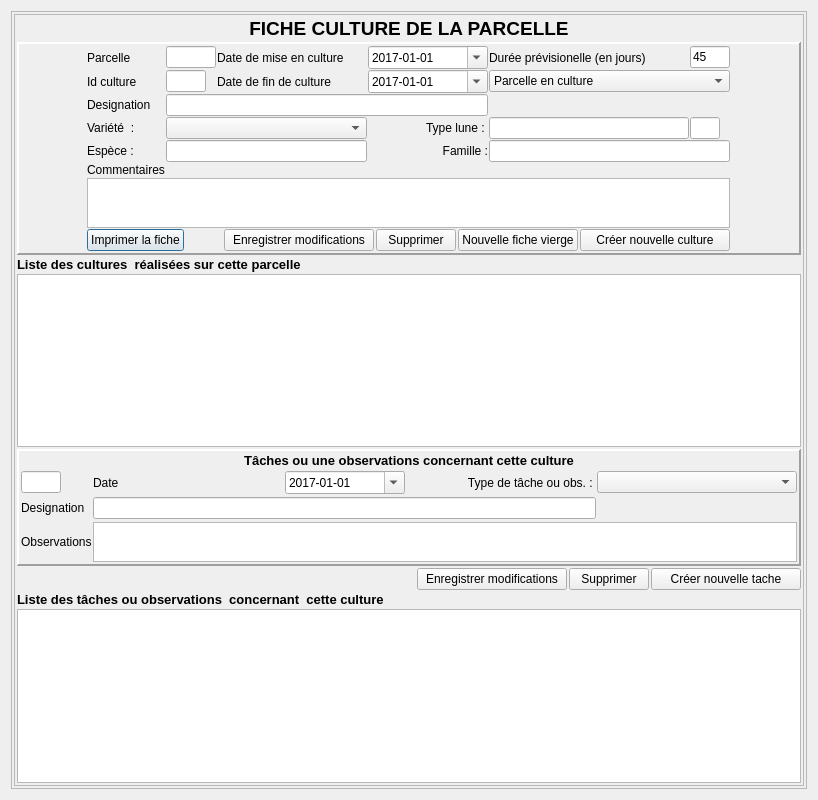
<?xml version="1.0" encoding="UTF-8"?>
<ui version="4.0">
 <class>Database</class>
 <widget class="QDialog" name="Database">
  <property name="geometry">
   <rect>
    <x>0</x>
    <y>0</y>
    <width>818</width>
    <height>800</height>
   </rect>
  </property>
  <property name="minimumSize">
   <size>
    <width>800</width>
    <height>600</height>
   </size>
  </property>
  <property name="maximumSize">
   <size>
    <width>1000</width>
    <height>1024</height>
   </size>
  </property>
  <property name="windowTitle">
   <string>FICHE CULTURE</string>
  </property>
  <property name="windowIcon">
   <iconset resource="openjardin.qrc">
    <normaloff>:/images/icones/champ.png</normaloff>:/images/icones/champ.png</iconset>
  </property>
  <property name="autoFillBackground">
   <bool>true</bool>
  </property>
  <layout class="QVBoxLayout" name="verticalLayout">
   <item>
    <widget class="QScrollArea" name="scrollArea">
     <property name="widgetResizable">
      <bool>true</bool>
     </property>
     <widget class="QWidget" name="scrollAreaWidgetContents">
      <property name="geometry">
       <rect>
        <x>0</x>
        <y>0</y>
        <width>798</width>
        <height>780</height>
       </rect>
      </property>
      <layout class="QHBoxLayout" name="horizontalLayout_3">
       <property name="spacing">
        <number>2</number>
       </property>
       <property name="leftMargin">
        <number>2</number>
       </property>
       <property name="topMargin">
        <number>2</number>
       </property>
       <property name="rightMargin">
        <number>2</number>
       </property>
       <property name="bottomMargin">
        <number>2</number>
       </property>
       <item>
        <widget class="QFrame" name="frame">
         <property name="maximumSize">
          <size>
           <width>1000</width>
           <height>1200</height>
          </size>
         </property>
         <property name="frameShape">
          <enum>QFrame::StyledPanel</enum>
         </property>
         <property name="frameShadow">
          <enum>QFrame::Raised</enum>
         </property>
         <layout class="QVBoxLayout" name="verticalLayout_6">
          <property name="spacing">
           <number>2</number>
          </property>
          <property name="leftMargin">
           <number>2</number>
          </property>
          <property name="topMargin">
           <number>2</number>
          </property>
          <property name="rightMargin">
           <number>2</number>
          </property>
          <property name="bottomMargin">
           <number>2</number>
          </property>
          <item>
           <layout class="QVBoxLayout" name="verticalLayout_5">
            <item>
             <widget class="QLabel" name="label_9">
              <property name="font">
               <font>
                <pointsize>14</pointsize>
                <weight>75</weight>
                <bold>true</bold>
               </font>
              </property>
              <property name="text">
               <string>FICHE CULTURE DE LA PARCELLE</string>
              </property>
              <property name="alignment">
               <set>Qt::AlignCenter</set>
              </property>
             </widget>
            </item>
            <item>
             <widget class="QFrame" name="frame_3">
              <property name="frameShape">
               <enum>QFrame::Panel</enum>
              </property>
              <property name="frameShadow">
               <enum>QFrame::Raised</enum>
              </property>
              <property name="lineWidth">
               <number>2</number>
              </property>
              <layout class="QHBoxLayout" name="horizontalLayout_6">
               <property name="spacing">
                <number>2</number>
               </property>
               <property name="leftMargin">
                <number>2</number>
               </property>
               <property name="topMargin">
                <number>2</number>
               </property>
               <property name="rightMargin">
                <number>2</number>
               </property>
               <property name="bottomMargin">
                <number>2</number>
               </property>
               <item>
                <layout class="QGridLayout" name="gridLayout">
                 <property name="spacing">
                  <number>1</number>
                 </property>
                 <item row="1" column="0">
                  <widget class="QLabel" name="label_10">
                   <property name="text">
                    <string>Id culture</string>
                   </property>
                  </widget>
                 </item>
                 <item row="3" column="4">
                  <widget class="QLineEdit" name="lineEditDesign_Lune">
                   <property name="maximumSize">
                    <size>
                     <width>200</width>
                     <height>16777215</height>
                    </size>
                   </property>
                   <property name="readOnly">
                    <bool>true</bool>
                   </property>
                  </widget>
                 </item>
                 <item row="1" column="1">
                  <widget class="QLineEdit" name="lineEdit_id_cultures">
                   <property name="maximumSize">
                    <size>
                     <width>40</width>
                     <height>16777215</height>
                    </size>
                   </property>
                   <property name="readOnly">
                    <bool>true</bool>
                   </property>
                  </widget>
                 </item>
                 <item row="0" column="3">
                  <widget class="QDateEdit" name="dateEdit">
                   <property name="maximumSize">
                    <size>
                     <width>120</width>
                     <height>16777215</height>
                    </size>
                   </property>
                   <property name="inputMethodHints">
                    <set>Qt::ImhFormattedNumbersOnly</set>
                   </property>
                   <property name="dateTime">
                    <datetime>
                     <hour>0</hour>
                     <minute>0</minute>
                     <second>0</second>
                     <year>2017</year>
                     <month>1</month>
                     <day>1</day>
                    </datetime>
                   </property>
                   <property name="displayFormat">
                    <string>yyyy-MM-dd</string>
                   </property>
                   <property name="calendarPopup">
                    <bool>true</bool>
                   </property>
                  </widget>
                 </item>
                 <item row="1" column="2">
                  <widget class="QLabel" name="label_3">
                   <property name="text">
                    <string>Date de fin de culture</string>
                   </property>
                  </widget>
                 </item>
                 <item row="0" column="1">
                  <widget class="QLineEdit" name="lineEditIdParcelle">
                   <property name="maximumSize">
                    <size>
                     <width>50</width>
                     <height>16777215</height>
                    </size>
                   </property>
                   <property name="dragEnabled">
                    <bool>false</bool>
                   </property>
                   <property name="readOnly">
                    <bool>true</bool>
                   </property>
                  </widget>
                 </item>
                 <item row="5" column="0">
                  <widget class="QLabel" name="label_16">
                   <property name="maximumSize">
                    <size>
                     <width>16777215</width>
                     <height>20</height>
                    </size>
                   </property>
                   <property name="text">
                    <string>Commentaires</string>
                   </property>
                  </widget>
                 </item>
                 <item row="2" column="0">
                  <widget class="QLabel" name="label_2">
                   <property name="text">
                    <string>Designation</string>
                   </property>
                  </widget>
                 </item>
                 <item row="0" column="0">
                  <widget class="QLabel" name="label">
                   <property name="maximumSize">
                    <size>
                     <width>50</width>
                     <height>16777215</height>
                    </size>
                   </property>
                   <property name="text">
                    <string>Parcelle</string>
                   </property>
                  </widget>
                 </item>
                 <item row="2" column="1" colspan="3">
                  <widget class="QLineEdit" name="lineEditDesignation"/>
                 </item>
                 <item row="0" column="2">
                  <widget class="QLabel" name="label_4">
                   <property name="maximumSize">
                    <size>
                     <width>150</width>
                     <height>16777215</height>
                    </size>
                   </property>
                   <property name="text">
                    <string>Date de mise en culture </string>
                   </property>
                  </widget>
                 </item>
                 <item row="4" column="3">
                  <widget class="QLabel" name="label_19">
                   <property name="text">
                    <string>Famille :</string>
                   </property>
                   <property name="alignment">
                    <set>Qt::AlignRight|Qt::AlignTrailing|Qt::AlignVCenter</set>
                   </property>
                  </widget>
                 </item>
                 <item row="4" column="1" colspan="2">
                  <widget class="QLineEdit" name="lineEdit_Fiche_culture_espece">
                   <property name="readOnly">
                    <bool>true</bool>
                   </property>
                  </widget>
                 </item>
                 <item row="1" column="4" colspan="2">
                  <widget class="QComboBox" name="comboBox_etat_culture">
                   <item>
                    <property name="text">
                     <string>Parcelle en culture</string>
                    </property>
                   </item>
                   <item>
                    <property name="text">
                     <string>Parcelle en attente</string>
                    </property>
                   </item>
                  </widget>
                 </item>
                 <item row="0" column="4">
                  <widget class="QLabel" name="label_17">
                   <property name="maximumSize">
                    <size>
                     <width>180</width>
                     <height>16777215</height>
                    </size>
                   </property>
                   <property name="text">
                    <string>Durée prévisionelle (en jours)</string>
                   </property>
                  </widget>
                 </item>
                 <item row="4" column="0">
                  <widget class="QLabel" name="label_18">
                   <property name="text">
                    <string>Espèce :</string>
                   </property>
                  </widget>
                 </item>
                 <item row="3" column="5">
                  <widget class="QLineEdit" name="lineEditTypeLune">
                   <property name="maximumSize">
                    <size>
                     <width>30</width>
                     <height>16777215</height>
                    </size>
                   </property>
                   <property name="acceptDrops">
                    <bool>false</bool>
                   </property>
                   <property name="readOnly">
                    <bool>true</bool>
                   </property>
                  </widget>
                 </item>
                 <item row="4" column="4" colspan="2">
                  <widget class="QLineEdit" name="lineEdit_Fiche_culture_famille">
                   <property name="readOnly">
                    <bool>true</bool>
                   </property>
                  </widget>
                 </item>
                 <item row="3" column="1" colspan="2">
                  <widget class="QComboBox" name="comboBox_plante"/>
                 </item>
                 <item row="3" column="0">
                  <widget class="QLabel" name="label_6">
                   <property name="maximumSize">
                    <size>
                     <width>50</width>
                     <height>30</height>
                    </size>
                   </property>
                   <property name="cursor">
                    <cursorShape>CrossCursor</cursorShape>
                   </property>
                   <property name="lineWidth">
                    <number>9</number>
                   </property>
                   <property name="text">
                    <string>Variété  : </string>
                   </property>
                  </widget>
                 </item>
                 <item row="6" column="0" colspan="6">
                  <widget class="QPlainTextEdit" name="plainTextEdit_commentaires">
                   <property name="minimumSize">
                    <size>
                     <width>0</width>
                     <height>50</height>
                    </size>
                   </property>
                   <property name="maximumSize">
                    <size>
                     <width>16777215</width>
                     <height>60</height>
                    </size>
                   </property>
                  </widget>
                 </item>
                 <item row="3" column="3">
                  <widget class="QLabel" name="label_7">
                   <property name="maximumSize">
                    <size>
                     <width>120</width>
                     <height>30</height>
                    </size>
                   </property>
                   <property name="text">
                    <string>Type lune : </string>
                   </property>
                   <property name="alignment">
                    <set>Qt::AlignRight|Qt::AlignTrailing|Qt::AlignVCenter</set>
                   </property>
                  </widget>
                 </item>
                 <item row="0" column="5">
                  <widget class="QLineEdit" name="lineEdit_duree">
                   <property name="maximumSize">
                    <size>
                     <width>40</width>
                     <height>16777215</height>
                    </size>
                   </property>
                   <property name="text">
                    <string>45</string>
                   </property>
                  </widget>
                 </item>
                 <item row="1" column="3">
                  <widget class="QDateEdit" name="dateEdit_fin_culture">
                   <property name="maximumSize">
                    <size>
                     <width>120</width>
                     <height>16777215</height>
                    </size>
                   </property>
                   <property name="inputMethodHints">
                    <set>Qt::ImhFormattedNumbersOnly</set>
                   </property>
                   <property name="dateTime">
                    <datetime>
                     <hour>0</hour>
                     <minute>0</minute>
                     <second>0</second>
                     <year>2017</year>
                     <month>1</month>
                     <day>1</day>
                    </datetime>
                   </property>
                   <property name="displayFormat">
                    <string>yyyy-MM-dd</string>
                   </property>
                   <property name="calendarPopup">
                    <bool>true</bool>
                   </property>
                  </widget>
                 </item>
                 <item row="7" column="0" colspan="6">
                  <layout class="QHBoxLayout" name="horizontalLayout">
                   <property name="spacing">
                    <number>2</number>
                   </property>
                   <item>
                    <widget class="QPushButton" name="pushButton_print_fiche">
                     <property name="text">
                      <string>Imprimer la fiche</string>
                     </property>
                    </widget>
                   </item>
                   <item>
                    <spacer name="horizontalSpacer">
                     <property name="orientation">
                      <enum>Qt::Horizontal</enum>
                     </property>
                     <property name="sizeHint" stdset="0">
                      <size>
                       <width>40</width>
                       <height>20</height>
                      </size>
                     </property>
                    </spacer>
                   </item>
                   <item>
                    <widget class="QPushButton" name="pushButton_modifier">
                     <property name="minimumSize">
                      <size>
                       <width>150</width>
                       <height>0</height>
                      </size>
                     </property>
                     <property name="maximumSize">
                      <size>
                       <width>200</width>
                       <height>16777215</height>
                      </size>
                     </property>
                     <property name="text">
                      <string>Enregistrer modifications</string>
                     </property>
                    </widget>
                   </item>
                   <item>
                    <widget class="QPushButton" name="pushButton_supprimer_culture">
                     <property name="text">
                      <string>Supprimer</string>
                     </property>
                    </widget>
                   </item>
                   <item>
                    <widget class="QPushButton" name="pushButton_nouvelleOperation">
                     <property name="text">
                      <string>Nouvelle fiche vierge</string>
                     </property>
                    </widget>
                   </item>
                   <item>
                    <widget class="QPushButton" name="pushButton_validerData">
                     <property name="minimumSize">
                      <size>
                       <width>150</width>
                       <height>0</height>
                      </size>
                     </property>
                     <property name="maximumSize">
                      <size>
                       <width>200</width>
                       <height>16777215</height>
                      </size>
                     </property>
                     <property name="text">
                      <string>Créer nouvelle culture</string>
                     </property>
                    </widget>
                   </item>
                  </layout>
                 </item>
                </layout>
               </item>
              </layout>
             </widget>
            </item>
            <item>
             <layout class="QVBoxLayout" name="verticalLayout_3">
              <item>
               <widget class="QLabel" name="label_8">
                <property name="maximumSize">
                 <size>
                  <width>16777215</width>
                  <height>30</height>
                 </size>
                </property>
                <property name="font">
                 <font>
                  <pointsize>10</pointsize>
                  <weight>75</weight>
                  <bold>true</bold>
                 </font>
                </property>
                <property name="text">
                 <string>Liste des cultures  réalisées sur cette parcelle</string>
                </property>
               </widget>
              </item>
              <item>
               <widget class="QTableView" name="tableViewCultures">
                <property name="minimumSize">
                 <size>
                  <width>0</width>
                  <height>130</height>
                 </size>
                </property>
                <property name="maximumSize">
                 <size>
                  <width>16777215</width>
                  <height>400</height>
                 </size>
                </property>
               </widget>
              </item>
             </layout>
            </item>
            <item>
             <layout class="QVBoxLayout" name="verticalLayout_2">
              <item>
               <widget class="QFrame" name="frame_2">
                <property name="frameShape">
                 <enum>QFrame::Panel</enum>
                </property>
                <property name="frameShadow">
                 <enum>QFrame::Raised</enum>
                </property>
                <property name="lineWidth">
                 <number>2</number>
                </property>
                <layout class="QHBoxLayout" name="horizontalLayout_4">
                 <property name="spacing">
                  <number>2</number>
                 </property>
                 <property name="leftMargin">
                  <number>2</number>
                 </property>
                 <property name="topMargin">
                  <number>2</number>
                 </property>
                 <property name="rightMargin">
                  <number>2</number>
                 </property>
                 <property name="bottomMargin">
                  <number>2</number>
                 </property>
                 <item>
                  <layout class="QGridLayout" name="gridLayout_3">
                   <property name="horizontalSpacing">
                    <number>1</number>
                   </property>
                   <property name="verticalSpacing">
                    <number>3</number>
                   </property>
                   <item row="1" column="3">
                    <widget class="QLabel" name="label_15">
                     <property name="layoutDirection">
                      <enum>Qt::LeftToRight</enum>
                     </property>
                     <property name="text">
                      <string>Type de tâche ou obs. : </string>
                     </property>
                     <property name="alignment">
                      <set>Qt::AlignRight|Qt::AlignTrailing|Qt::AlignVCenter</set>
                     </property>
                    </widget>
                   </item>
                   <item row="1" column="4">
                    <widget class="QComboBox" name="comboBox_type_tache">
                     <property name="minimumSize">
                      <size>
                       <width>200</width>
                       <height>0</height>
                      </size>
                     </property>
                    </widget>
                   </item>
                   <item row="0" column="0" colspan="5">
                    <widget class="QLabel" name="label_20">
                     <property name="maximumSize">
                      <size>
                       <width>16777215</width>
                       <height>20</height>
                      </size>
                     </property>
                     <property name="font">
                      <font>
                       <pointsize>10</pointsize>
                       <weight>75</weight>
                       <bold>true</bold>
                      </font>
                     </property>
                     <property name="text">
                      <string>Tâches ou une observations concernant cette culture</string>
                     </property>
                     <property name="alignment">
                      <set>Qt::AlignCenter</set>
                     </property>
                    </widget>
                   </item>
                   <item row="1" column="1">
                    <widget class="QLabel" name="label_21">
                     <property name="text">
                      <string>Date</string>
                     </property>
                    </widget>
                   </item>
                   <item row="1" column="0">
                    <widget class="QLineEdit" name="lineEdit_id_tache">
                     <property name="minimumSize">
                      <size>
                       <width>30</width>
                       <height>0</height>
                      </size>
                     </property>
                     <property name="maximumSize">
                      <size>
                       <width>40</width>
                       <height>16777215</height>
                      </size>
                     </property>
                     <property name="readOnly">
                      <bool>true</bool>
                     </property>
                    </widget>
                   </item>
                   <item row="1" column="2">
                    <widget class="QDateEdit" name="dateEdit_tache">
                     <property name="maximumSize">
                      <size>
                       <width>120</width>
                       <height>16777215</height>
                      </size>
                     </property>
                     <property name="inputMethodHints">
                      <set>Qt::ImhFormattedNumbersOnly</set>
                     </property>
                     <property name="dateTime">
                      <datetime>
                       <hour>0</hour>
                       <minute>0</minute>
                       <second>0</second>
                       <year>2017</year>
                       <month>1</month>
                       <day>1</day>
                      </datetime>
                     </property>
                     <property name="displayFormat">
                      <string>yyyy-MM-dd</string>
                     </property>
                     <property name="calendarPopup">
                      <bool>true</bool>
                     </property>
                    </widget>
                   </item>
                   <item row="3" column="1" colspan="4">
                    <widget class="QPlainTextEdit" name="plainTextEdit_observations_taches">
                     <property name="minimumSize">
                      <size>
                       <width>0</width>
                       <height>40</height>
                      </size>
                     </property>
                     <property name="maximumSize">
                      <size>
                       <width>16777215</width>
                       <height>50</height>
                      </size>
                     </property>
                    </widget>
                   </item>
                   <item row="2" column="1" colspan="3">
                    <widget class="QLineEdit" name="lineEdit_designation_tache"/>
                   </item>
                   <item row="3" column="0">
                    <widget class="QLabel" name="label_22">
                     <property name="maximumSize">
                      <size>
                       <width>16777215</width>
                       <height>20</height>
                      </size>
                     </property>
                     <property name="text">
                      <string>Observations</string>
                     </property>
                    </widget>
                   </item>
                   <item row="2" column="0">
                    <widget class="QLabel" name="label_5">
                     <property name="text">
                      <string>Designation</string>
                     </property>
                    </widget>
                   </item>
                  </layout>
                 </item>
                </layout>
               </widget>
              </item>
              <item>
               <layout class="QHBoxLayout" name="horizontalLayout_2">
                <item>
                 <spacer name="horizontalSpacer_2">
                  <property name="orientation">
                   <enum>Qt::Horizontal</enum>
                  </property>
                  <property name="sizeHint" stdset="0">
                   <size>
                    <width>40</width>
                    <height>20</height>
                   </size>
                  </property>
                 </spacer>
                </item>
                <item>
                 <widget class="QPushButton" name="pushButton_modifier_tache">
                  <property name="minimumSize">
                   <size>
                    <width>150</width>
                    <height>0</height>
                   </size>
                  </property>
                  <property name="maximumSize">
                   <size>
                    <width>200</width>
                    <height>16777215</height>
                   </size>
                  </property>
                  <property name="text">
                   <string>Enregistrer modifications</string>
                  </property>
                 </widget>
                </item>
                <item>
                 <widget class="QPushButton" name="pushButton_supprimer_tache">
                  <property name="text">
                   <string>Supprimer</string>
                  </property>
                 </widget>
                </item>
                <item>
                 <widget class="QPushButton" name="pushButton_creer_tache">
                  <property name="minimumSize">
                   <size>
                    <width>150</width>
                    <height>0</height>
                   </size>
                  </property>
                  <property name="maximumSize">
                   <size>
                    <width>200</width>
                    <height>16777215</height>
                   </size>
                  </property>
                  <property name="text">
                   <string>Créer nouvelle tache</string>
                  </property>
                 </widget>
                </item>
               </layout>
              </item>
             </layout>
            </item>
            <item>
             <layout class="QVBoxLayout" name="verticalLayout_4">
              <item>
               <widget class="QLabel" name="label_14">
                <property name="maximumSize">
                 <size>
                  <width>16777215</width>
                  <height>30</height>
                 </size>
                </property>
                <property name="font">
                 <font>
                  <pointsize>10</pointsize>
                  <weight>75</weight>
                  <bold>true</bold>
                 </font>
                </property>
                <property name="text">
                 <string>Liste des tâches ou observations  concernant  cette culture</string>
                </property>
               </widget>
              </item>
              <item>
               <widget class="QTableView" name="tableView_taches">
                <property name="minimumSize">
                 <size>
                  <width>0</width>
                  <height>130</height>
                 </size>
                </property>
                <property name="maximumSize">
                 <size>
                  <width>16777215</width>
                  <height>300</height>
                 </size>
                </property>
               </widget>
              </item>
             </layout>
            </item>
           </layout>
          </item>
         </layout>
        </widget>
       </item>
      </layout>
     </widget>
    </widget>
   </item>
  </layout>
 </widget>
 <resources>
  <include location="openjardin.qrc"/>
 </resources>
 <connections/>
</ui>
